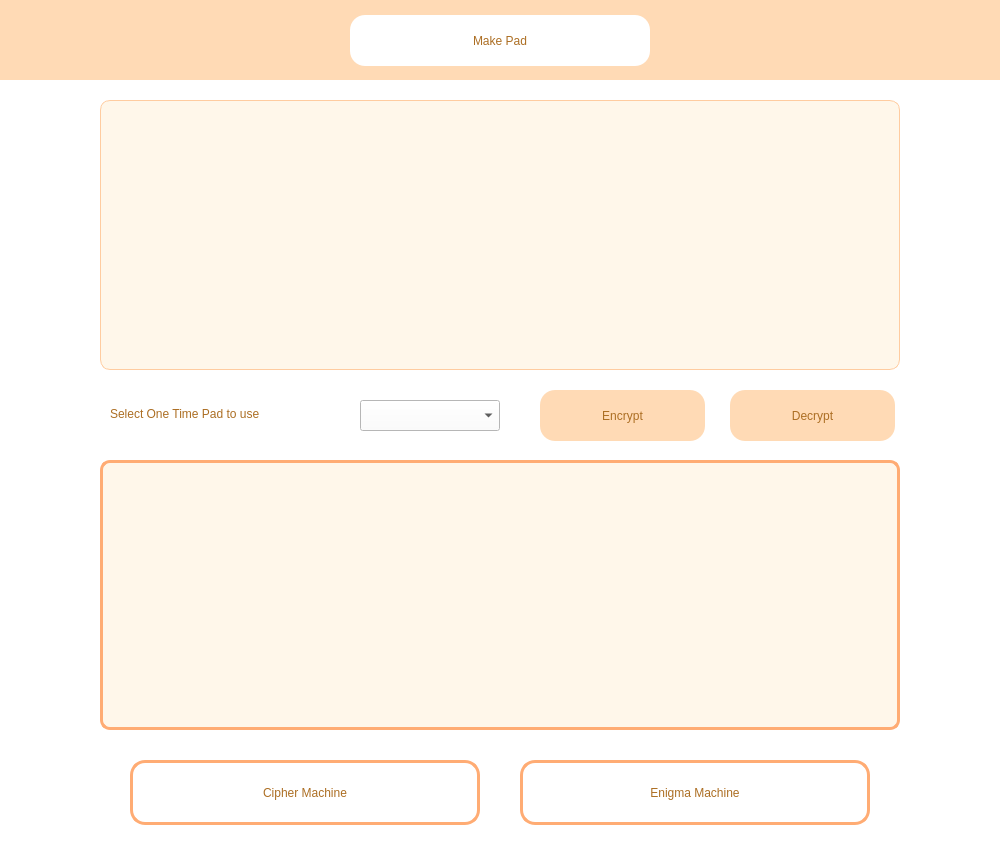
<?xml version="1.0" encoding="UTF-8"?>
<ui version="4.0">
 <class>Dialog</class>
 <widget class="QDialog" name="Dialog">
  <property name="geometry">
   <rect>
    <x>0</x>
    <y>0</y>
    <width>1000</width>
    <height>850</height>
   </rect>
  </property>
  <property name="windowTitle">
   <string>Dialog</string>
  </property>
  <property name="styleSheet">
   <string notr="true">background-color: #ffffff</string>
  </property>
  <widget class="QTextEdit" name="inputText">
   <property name="geometry">
    <rect>
     <x>100</x>
     <y>100</y>
     <width>800</width>
     <height>270</height>
    </rect>
   </property>
   <property name="minimumSize">
    <size>
     <width>400</width>
     <height>0</height>
    </size>
   </property>
   <property name="styleSheet">
    <string notr="true">QTextEdit{
	font: 14pt &quot;MS Shell Dlg 2&quot;;
	border: 1px solid #ffcca0;
	border-radius: 10px; 
	color: #ac6e23;
	background-color: #fff7ea;
	padding: 10px;
}

QTextEdit:hover {
	border: 3px solid #ffac74;
}
</string>
   </property>
  </widget>
  <widget class="QTextEdit" name="outputText">
   <property name="geometry">
    <rect>
     <x>100</x>
     <y>460</y>
     <width>800</width>
     <height>270</height>
    </rect>
   </property>
   <property name="styleSheet">
    <string notr="true">QTextEdit{
	border: 3px solid #ffac74;
	border-radius: 10px; 
	color: #ac6e23;
	background-color: #fff7ea;
	padding: 10px;
	font: 14pt &quot;MS Shell Dlg 2&quot;;
}
</string>
   </property>
   <property name="readOnly">
    <bool>true</bool>
   </property>
  </widget>
  <widget class="QPushButton" name="encBut">
   <property name="geometry">
    <rect>
     <x>540</x>
     <y>390</y>
     <width>165</width>
     <height>51</height>
    </rect>
   </property>
   <property name="styleSheet">
    <string notr="true">QPushButton {
	font: 700 10pt &quot;MS Shell Dlg 2&quot;;
	border: none;
	border-left 2px solid transparent;
	border-radius: 15px; 
	background-color: #ffdab5;
	color: #ac6e23;
}

QPushButton:hover {
	background-color: #ffac74;
}

QPushButton:pressed {
	background-color: #e69b69;
	color: #fff;
}
</string>
   </property>
   <property name="text">
    <string>Encrypt</string>
   </property>
  </widget>
  <widget class="QPushButton" name="decBut">
   <property name="geometry">
    <rect>
     <x>730</x>
     <y>390</y>
     <width>165</width>
     <height>51</height>
    </rect>
   </property>
   <property name="styleSheet">
    <string notr="true">QPushButton {
	font: 700 10pt &quot;MS Shell Dlg 2&quot;;
	border: none;
	border-left 2px solid transparent;
	border-radius: 15px; 
	background-color: #ffdab5;
	color: #ac6e23;
}

QPushButton:hover {
	background-color: #ffac74;
}

QPushButton:pressed {
	background-color: #e69b69;
	color: #fff;
}
</string>
   </property>
   <property name="text">
    <string>Decrypt</string>
   </property>
  </widget>
  <widget class="QLabel" name="label_3">
   <property name="geometry">
    <rect>
     <x>110</x>
     <y>400</y>
     <width>241</width>
     <height>28</height>
    </rect>
   </property>
   <property name="styleSheet">
    <string notr="true">color: #ac6e23;
font: 550 10pt &quot;MS Shell Dlg 2&quot;;</string>
   </property>
   <property name="text">
    <string>Select One Time Pad to use</string>
   </property>
  </widget>
  <widget class="QComboBox" name="padList">
   <property name="geometry">
    <rect>
     <x>360</x>
     <y>400</y>
     <width>140</width>
     <height>31</height>
    </rect>
   </property>
   <property name="styleSheet">
    <string notr="true">font: &quot;MS Shell Dlg 2&quot;;
padding-left: 10px;</string>
   </property>
  </widget>
  <widget class="QPushButton" name="enigmaBut">
   <property name="geometry">
    <rect>
     <x>520</x>
     <y>760</y>
     <width>350</width>
     <height>65</height>
    </rect>
   </property>
   <property name="styleSheet">
    <string notr="true">QPushButton {
	font: 700 11pt &quot;MS Shell Dlg 2&quot;;
	border: none;
	border-left 2px solid transparent;
	border-radius: 15px; 
	background-color: #ffffff;
	border: 3px solid #ffac74;
	color: #ac6e23;
}

QPushButton:hover {
	background-color: #ffdab5;
}

QPushButton:pressed {
	background-color: #e69b69;
	color: #fff;
}
</string>
   </property>
   <property name="text">
    <string>Enigma Machine</string>
   </property>
  </widget>
  <widget class="QPushButton" name="backBut">
   <property name="geometry">
    <rect>
     <x>130</x>
     <y>760</y>
     <width>350</width>
     <height>65</height>
    </rect>
   </property>
   <property name="styleSheet">
    <string notr="true">QPushButton {
	font: 700 11pt &quot;MS Shell Dlg 2&quot;;
	border: none;
	border-left 2px solid transparent;
	border-radius: 15px; 
	background-color: #ffffff;
	border: 3px solid #ffac74;
	color: #ac6e23;
}

QPushButton:hover {
	background-color: #ffdab5;
}

QPushButton:pressed {
	background-color: #e69b69;
	color: #fff;
}
</string>
   </property>
   <property name="text">
    <string>Cipher Machine</string>
   </property>
  </widget>
  <widget class="QWidget" name="widget" native="true">
   <property name="geometry">
    <rect>
     <x>0</x>
     <y>0</y>
     <width>1000</width>
     <height>80</height>
    </rect>
   </property>
   <property name="styleSheet">
    <string notr="true">QWidget{
	background-color: #ffdab5;
}
</string>
   </property>
   <widget class="QPushButton" name="padBut">
    <property name="geometry">
     <rect>
      <x>350</x>
      <y>15</y>
      <width>300</width>
      <height>51</height>
     </rect>
    </property>
    <property name="styleSheet">
     <string notr="true">QPushButton {
	font: 700 10pt &quot;MS Shell Dlg 2&quot;;
	border: none;
	border-left 2px solid transparent;
	border-radius: 15px; 
	background-color: #ffffff;
	color: #ac6e23;
}

QPushButton:hover {
	background-color: #ffac74;
}

QPushButton:pressed {
	background-color: #e69b69;
	color: #fff;
}
</string>
    </property>
    <property name="text">
     <string>Make Pad</string>
    </property>
   </widget>
  </widget>
 </widget>
 <resources/>
 <connections/>
</ui>
